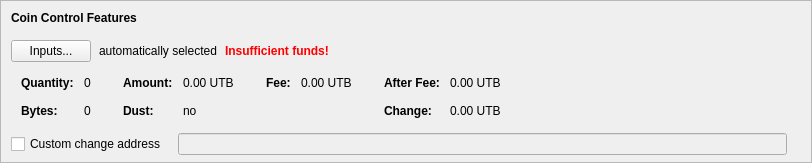
    <widget class="QFrame" name="frameCoinControl">
     <property name="sizePolicy">
      <sizepolicy hsizetype="Expanding" vsizetype="Expanding">
       <horstretch>0</horstretch>
       <verstretch>0</verstretch>
      </sizepolicy>
     </property>
     <property name="maximumSize">
      <size>
       <width>16777215</width>
       <height>16777215</height>
      </size>
     </property>
     <property name="frameShape">
      <enum>QFrame::StyledPanel</enum>
     </property>
     <property name="frameShadow">
      <enum>QFrame::Sunken</enum>
     </property>
     <layout class="QVBoxLayout" name="verticalLayoutCoinControl2">
      <property name="spacing">
       <number>0</number>
      </property>
      <property name="leftMargin">
       <number>0</number>
      </property>
      <property name="topMargin">
       <number>0</number>
      </property>
      <property name="rightMargin">
       <number>0</number>
      </property>
      <property name="bottomMargin">
       <number>6</number>
      </property>
      <item>
       <layout class="QVBoxLayout" name="verticalLayoutCoinControl" stretch="0,0,0,0,1">
        <property name="spacing">
         <number>0</number>
        </property>
        <property name="leftMargin">
         <number>10</number>
        </property>
        <property name="topMargin">
         <number>10</number>
        </property>
        <item>
         <layout class="QHBoxLayout" name="horizontalLayoutCoinControl1">
          <property name="bottomMargin">
           <number>15</number>
          </property>
          <item>
           <widget class="QLabel" name="labelCoinControlFeatures">
            <property name="sizePolicy">
             <sizepolicy hsizetype="Preferred" vsizetype="Maximum">
              <horstretch>0</horstretch>
              <verstretch>0</verstretch>
             </sizepolicy>
            </property>
            <property name="font">
             <font>
              <weight>75</weight>
              <bold>true</bold>
             </font>
            </property>
            <property name="styleSheet">
             <string notr="true">font-weight:bold;</string>
            </property>
            <property name="text">
             <string>Coin Control Features</string>
            </property>
           </widget>
          </item>
         </layout>
        </item>
        <item>
         <layout class="QHBoxLayout" name="horizontalLayoutCoinControl2" stretch="0,0,0,0">
          <property name="spacing">
           <number>8</number>
          </property>
          <property name="bottomMargin">
           <number>10</number>
          </property>
          <item>
           <widget class="QPushButton" name="pushButtonCoinControl">
            <property name="styleSheet">
             <string notr="true"/>
            </property>
            <property name="text">
             <string>Inputs...</string>
            </property>
            <property name="autoDefault">
             <bool>false</bool>
            </property>
           </widget>
          </item>
          <item>
           <widget class="QLabel" name="labelCoinControlAutomaticallySelected">
            <property name="text">
             <string>automatically selected</string>
            </property>
            <property name="margin">
             <number>5</number>
            </property>
           </widget>
          </item>
          <item>
           <widget class="QLabel" name="labelCoinControlInsuffFunds">
            <property name="font">
             <font>
              <weight>75</weight>
              <bold>true</bold>
             </font>
            </property>
            <property name="styleSheet">
             <string notr="true">color:red;font-weight:bold;</string>
            </property>
            <property name="text">
             <string>Insufficient funds!</string>
            </property>
            <property name="margin">
             <number>5</number>
            </property>
           </widget>
          </item>
          <item>
           <spacer name="horizontalSpacerCoinControl">
            <property name="orientation">
             <enum>Qt::Horizontal</enum>
            </property>
            <property name="sizeHint" stdset="0">
             <size>
              <width>40</width>
              <height>1</height>
             </size>
            </property>
           </spacer>
          </item>
         </layout>
        </item>
        <item>
         <widget class="QWidget" name="widgetCoinControl" native="true">
          <property name="sizePolicy">
           <sizepolicy hsizetype="Preferred" vsizetype="Preferred">
            <horstretch>0</horstretch>
            <verstretch>0</verstretch>
           </sizepolicy>
          </property>
          <property name="minimumSize">
           <size>
            <width>0</width>
            <height>0</height>
           </size>
          </property>
          <property name="styleSheet">
           <string notr="true"/>
          </property>
          <layout class="QHBoxLayout" name="horizontalLayoutCoinControl5">
           <property name="leftMargin">
            <number>0</number>
           </property>
           <property name="topMargin">
            <number>0</number>
           </property>
           <property name="rightMargin">
            <number>0</number>
           </property>
           <property name="bottomMargin">
            <number>0</number>
           </property>
           <item>
            <layout class="QHBoxLayout" name="horizontalLayoutCoinControl3" stretch="0,0,0,1">
             <property name="spacing">
              <number>20</number>
             </property>
             <property name="topMargin">
              <number>0</number>
             </property>
             <property name="bottomMargin">
              <number>10</number>
             </property>
             <item>
              <layout class="QFormLayout" name="formLayoutCoinControl1">
               <property name="horizontalSpacing">
                <number>10</number>
               </property>
               <property name="verticalSpacing">
                <number>14</number>
               </property>
               <property name="leftMargin">
                <number>10</number>
               </property>
               <property name="topMargin">
                <number>4</number>
               </property>
               <property name="rightMargin">
                <number>6</number>
               </property>
               <item row="0" column="0">
                <widget class="QLabel" name="labelCoinControlQuantityText">
                 <property name="font">
                  <font>
                   <weight>75</weight>
                   <bold>true</bold>
                  </font>
                 </property>
                 <property name="text">
                  <string>Quantity:</string>
                 </property>
                 <property name="margin">
                  <number>0</number>
                 </property>
                </widget>
               </item>
               <item row="0" column="1">
                <widget class="QLabel" name="labelCoinControlQuantity">
                 <property name="cursor">
                  <cursorShape>IBeamCursor</cursorShape>
                 </property>
                 <property name="contextMenuPolicy">
                  <enum>Qt::ActionsContextMenu</enum>
                 </property>
                 <property name="text">
                  <string notr="true">0</string>
                 </property>
                 <property name="margin">
                  <number>0</number>
                 </property>
                 <property name="textInteractionFlags">
                  <set>Qt::LinksAccessibleByMouse|Qt::TextSelectableByKeyboard|Qt::TextSelectableByMouse</set>
                 </property>
                </widget>
               </item>
               <item row="1" column="0">
                <widget class="QLabel" name="labelCoinControlBytesText">
                 <property name="font">
                  <font>
                   <weight>75</weight>
                   <bold>true</bold>
                  </font>
                 </property>
                 <property name="text">
                  <string>Bytes:</string>
                 </property>
                </widget>
               </item>
               <item row="1" column="1">
                <widget class="QLabel" name="labelCoinControlBytes">
                 <property name="cursor">
                  <cursorShape>IBeamCursor</cursorShape>
                 </property>
                 <property name="contextMenuPolicy">
                  <enum>Qt::ActionsContextMenu</enum>
                 </property>
                 <property name="text">
                  <string notr="true">0</string>
                 </property>
                 <property name="textInteractionFlags">
                  <set>Qt::LinksAccessibleByMouse|Qt::TextSelectableByKeyboard|Qt::TextSelectableByMouse</set>
                 </property>
                </widget>
               </item>
              </layout>
             </item>
             <item>
              <layout class="QFormLayout" name="formLayoutCoinControl2">
               <property name="horizontalSpacing">
                <number>10</number>
               </property>
               <property name="verticalSpacing">
                <number>14</number>
               </property>
               <property name="leftMargin">
                <number>6</number>
               </property>
               <property name="topMargin">
                <number>4</number>
               </property>
               <property name="rightMargin">
                <number>6</number>
               </property>
               <item row="0" column="0">
                <widget class="QLabel" name="labelCoinControlAmountText">
                 <property name="font">
                  <font>
                   <weight>75</weight>
                   <bold>true</bold>
                  </font>
                 </property>
                 <property name="text">
                  <string>Amount:</string>
                 </property>
                 <property name="margin">
                  <number>0</number>
                 </property>
                </widget>
               </item>
               <item row="0" column="1">
                <widget class="QLabel" name="labelCoinControlAmount">
                 <property name="cursor">
                  <cursorShape>IBeamCursor</cursorShape>
                 </property>
                 <property name="contextMenuPolicy">
                  <enum>Qt::ActionsContextMenu</enum>
                 </property>
                 <property name="text">
                  <string notr="true">0.00 UTB</string>
                 </property>
                 <property name="textInteractionFlags">
                  <set>Qt::LinksAccessibleByMouse|Qt::TextSelectableByKeyboard|Qt::TextSelectableByMouse</set>
                 </property>
                </widget>
               </item>
               <item row="1" column="0">
                <widget class="QLabel" name="labelCoinControlLowOutputText">
                 <property name="font">
                  <font>
                   <weight>75</weight>
                   <bold>true</bold>
                  </font>
                 </property>
                 <property name="text">
                  <string>Dust:</string>
                 </property>
                </widget>
               </item>
               <item row="1" column="1">
                <widget class="QLabel" name="labelCoinControlLowOutput">
                 <property name="cursor">
                  <cursorShape>IBeamCursor</cursorShape>
                 </property>
                 <property name="contextMenuPolicy">
                  <enum>Qt::ActionsContextMenu</enum>
                 </property>
                 <property name="text">
                  <string notr="true">no</string>
                 </property>
                 <property name="textInteractionFlags">
                  <set>Qt::LinksAccessibleByMouse|Qt::TextSelectableByKeyboard|Qt::TextSelectableByMouse</set>
                 </property>
                </widget>
               </item>
              </layout>
             </item>
             <item>
              <layout class="QFormLayout" name="formLayoutCoinControl3">
               <property name="horizontalSpacing">
                <number>10</number>
               </property>
               <property name="verticalSpacing">
                <number>14</number>
               </property>
               <property name="leftMargin">
                <number>6</number>
               </property>
               <property name="topMargin">
                <number>4</number>
               </property>
               <property name="rightMargin">
                <number>6</number>
               </property>
               <item row="0" column="0">
                <widget class="QLabel" name="labelCoinControlFeeText">
                 <property name="font">
                  <font>
                   <weight>75</weight>
                   <bold>true</bold>
                  </font>
                 </property>
                 <property name="text">
                  <string>Fee:</string>
                 </property>
                 <property name="margin">
                  <number>0</number>
                 </property>
                </widget>
               </item>
               <item row="0" column="1">
                <widget class="QLabel" name="labelCoinControlFee">
                 <property name="cursor">
                  <cursorShape>IBeamCursor</cursorShape>
                 </property>
                 <property name="contextMenuPolicy">
                  <enum>Qt::ActionsContextMenu</enum>
                 </property>
                 <property name="text">
                  <string notr="true">0.00 UTB</string>
                 </property>
                 <property name="textInteractionFlags">
                  <set>Qt::LinksAccessibleByMouse|Qt::TextSelectableByKeyboard|Qt::TextSelectableByMouse</set>
                 </property>
                </widget>
               </item>
              </layout>
             </item>
             <item>
              <layout class="QFormLayout" name="formLayoutCoinControl4">
               <property name="horizontalSpacing">
                <number>10</number>
               </property>
               <property name="verticalSpacing">
                <number>14</number>
               </property>
               <property name="leftMargin">
                <number>6</number>
               </property>
               <property name="topMargin">
                <number>4</number>
               </property>
               <property name="rightMargin">
                <number>6</number>
               </property>
               <item row="0" column="0">
                <widget class="QLabel" name="labelCoinControlAfterFeeText">
                 <property name="font">
                  <font>
                   <weight>75</weight>
                   <bold>true</bold>
                  </font>
                 </property>
                 <property name="text">
                  <string>After Fee:</string>
                 </property>
                 <property name="margin">
                  <number>0</number>
                 </property>
                </widget>
               </item>
               <item row="0" column="1">
                <widget class="QLabel" name="labelCoinControlAfterFee">
                 <property name="cursor">
                  <cursorShape>IBeamCursor</cursorShape>
                 </property>
                 <property name="contextMenuPolicy">
                  <enum>Qt::ActionsContextMenu</enum>
                 </property>
                 <property name="text">
                  <string notr="true">0.00 UTB</string>
                 </property>
                 <property name="textInteractionFlags">
                  <set>Qt::LinksAccessibleByMouse|Qt::TextSelectableByKeyboard|Qt::TextSelectableByMouse</set>
                 </property>
                </widget>
               </item>
               <item row="1" column="0">
                <widget class="QLabel" name="labelCoinControlChangeText">
                 <property name="font">
                  <font>
                   <weight>75</weight>
                   <bold>true</bold>
                  </font>
                 </property>
                 <property name="text">
                  <string>Change:</string>
                 </property>
                </widget>
               </item>
               <item row="1" column="1">
                <widget class="QLabel" name="labelCoinControlChange">
                 <property name="cursor">
                  <cursorShape>IBeamCursor</cursorShape>
                 </property>
                 <property name="contextMenuPolicy">
                  <enum>Qt::ActionsContextMenu</enum>
                 </property>
                 <property name="text">
                  <string notr="true">0.00 UTB</string>
                 </property>
                 <property name="textInteractionFlags">
                  <set>Qt::LinksAccessibleByMouse|Qt::TextSelectableByKeyboard|Qt::TextSelectableByMouse</set>
                 </property>
                </widget>
               </item>
              </layout>
             </item>
            </layout>
           </item>
          </layout>
         </widget>
        </item>
        <item>
         <layout class="QHBoxLayout" name="horizontalLayoutCoinControl4" stretch="0,0,0">
          <property name="spacing">
           <number>12</number>
          </property>
          <property name="sizeConstraint">
           <enum>QLayout::SetDefaultConstraint</enum>
          </property>
          <property name="topMargin">
           <number>5</number>
          </property>
          <property name="rightMargin">
           <number>5</number>
          </property>
          <item>
           <widget class="QCheckBox" name="checkBoxCoinControlChange">
            <property name="toolTip">
             <string>If this is activated, but the change address is empty or invalid, change will be sent to a newly generated address.</string>
            </property>
            <property name="text">
             <string>Custom change address</string>
            </property>
           </widget>
          </item>
          <item>
           <widget class="QValidatedLineEdit" name="lineEditCoinControlChange">
            <property name="enabled">
             <bool>false</bool>
            </property>
            <property name="sizePolicy">
             <sizepolicy hsizetype="Expanding" vsizetype="Fixed">
              <horstretch>0</horstretch>
              <verstretch>0</verstretch>
             </sizepolicy>
            </property>
           </widget>
          </item>
          <item>
           <widget class="QLabel" name="labelCoinControlChangeLabel">
            <property name="sizePolicy">
             <sizepolicy hsizetype="Preferred" vsizetype="Expanding">
              <horstretch>0</horstretch>
              <verstretch>0</verstretch>
             </sizepolicy>
            </property>
            <property name="minimumSize">
             <size>
              <width>0</width>
              <height>0</height>
             </size>
            </property>
            <property name="text">
             <string/>
            </property>
            <property name="margin">
             <number>3</number>
            </property>
           </widget>
          </item>
         </layout>
        </item>
        <item>
         <spacer name="verticalSpacerCoinControl">
          <property name="orientation">
           <enum>Qt::Vertical</enum>
          </property>
          <property name="sizeHint" stdset="0">
           <size>
            <width>800</width>
            <height>1</height>
           </size>
          </property>
         </spacer>
        </item>
       </layout>
      </item>
     </layout>
    </widget>
